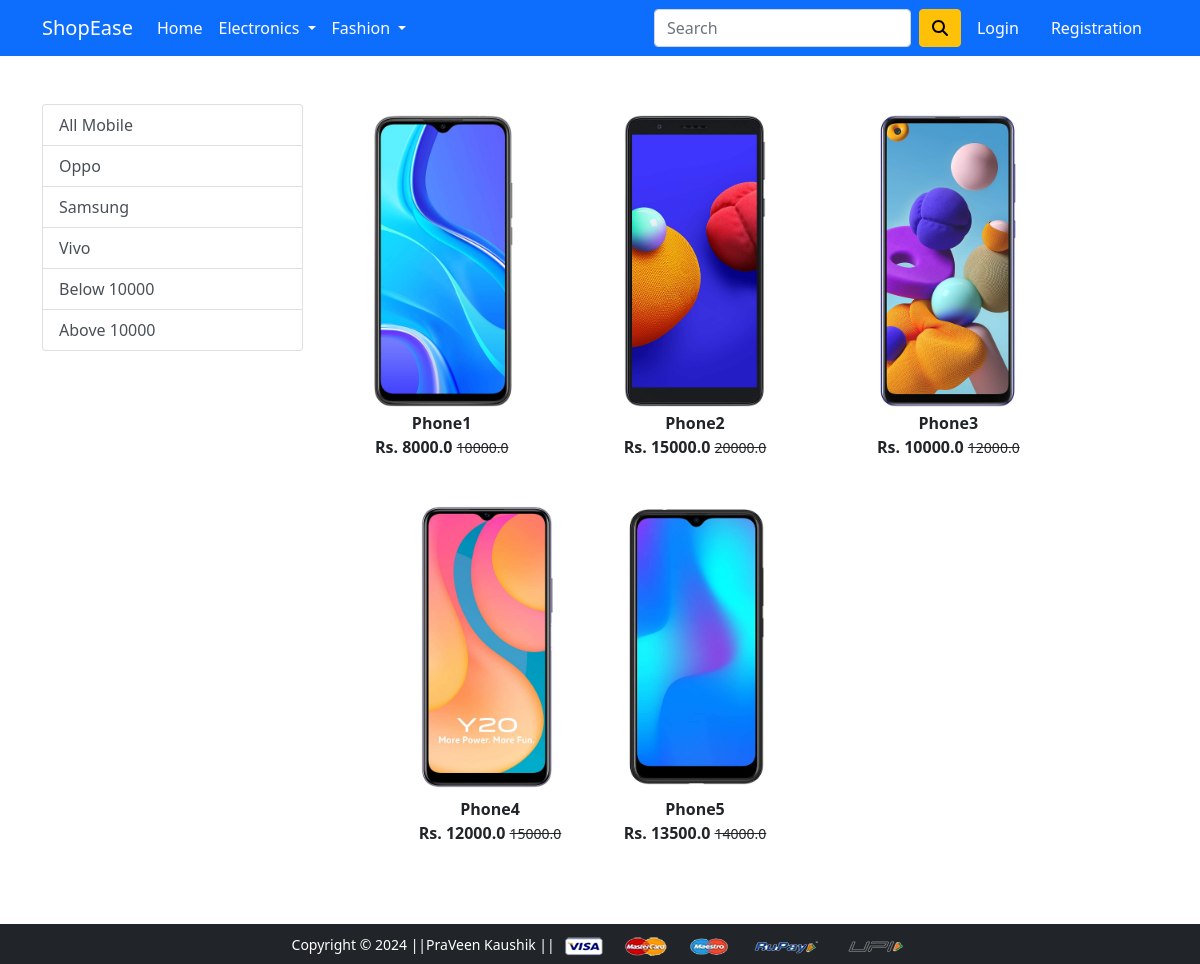
/mobile/, run on the app's committed database.
### app/models.py (models this page shows, shortened)
class Product(models.Model):
    title=models.CharField(max_length=200)
    selling_price=models.FloatField()
    discounted_price=models.FloatField()
    description=models.TextField()
    brand=models.CharField(max_length=100)
    category=models.CharField(choices=CATEGORY_CHOICES,max_length=2)
    product_image=models.ImageField(upload_to='productimg')

### app/views.py (the view)
# urls.py: path('mobile/',views.mobile,name='mobile-list'),
def mobile(request, data=None):
    if data:
        valid_brands = ['Vivo', 'Oppo', 'Samsung']
        if data in valid_brands:
            mobiles = Product.objects.filter(category='M', brand=data)
        else:
            mobiles = Product.objects.filter(category='M')
        if data=='below':
            mobiles=Product.objects.filter(category='M').filter(discounted_price__lt=10000)
        elif data=='Above':
            mobiles=Product.objects.filter(category='M').filter(discounted_price__gt=10000)
    else:
        mobiles = Product.objects.filter(category='M')
    return render(request, 'app/mobile.html', {'mobiles': mobiles})

### app/templates/app/mobile.html (shortened to what this page needs)
{% extends 'app/base.html' %}
{% load static %}
{% block main-content %}
<div class="container my-5">
 <div class="row">
  <div class="col-sm-3">
   <div class="list-group">
     <a href="{% url 'mobile-list' %}" class="list-group-item list-group-item-action" aria-current="true">All Mobile</a>
     <a href="{% url 'mobile_filter' 'Oppo'  %}" class="list-group-item list-group-item-action" aria-current="true">Oppo</a>
     <a href="{% url 'mobile_filter' 'Samsung'  %}" class="list-group-item list-group-item-action">Samsung</a>
     <a href="{% url 'mobile_filter' 'Vivo'  %}" class="list-group-item list-group-item-action">Vivo</a>
     <a href="{% url 'mobile_filter' 'below'  %}" class="list-group-item list-group-item-action">Below 10000</a>
     <a href="{% url 'mobile_filter' 'above'  %}" class="list-group-item list-group-item-action">Above 10000</a>
   </div>
  </div>
  <div class="col-sm-8">
   <div class="row">
    {% for product in mobiles %}
     <div class="col-sm-4 text-center mb-4">
      <a href="{% url 'product-detail' product.id %}" class="btn">
       <div class="item">
        <img src="{{product.product_image.url}}" alt="" height="300" class="">
        <div class="fw-bold">{{product.title}}</div>
        <div class="fw-bold">Rs. {{product.discounted_price}} <small class="fw-light text-decoration-line-through">{{product.selling_price}}</small></div>
       </div>
      </a>
     </div>
    {% endfor %}
   </div>
  </div>
 </div>
</div>
{% endblock main-content %}

### data on the page
Product: product_image (picture), title "Phone1", discounted_price "8000.0", selling_price "10000.0"
Product: product_image (picture), title "Phone2", discounted_price "15000.0", selling_price "20000.0"
Product: product_image (picture), title "Phone3", discounted_price "10000.0", selling_price "12000.0"
Product: product_image (picture), title "Phone4", discounted_price "12000.0", selling_price "15000.0"
Product: product_image (picture), title "Phone5", discounted_price "13500.0", selling_price "14000.0"
